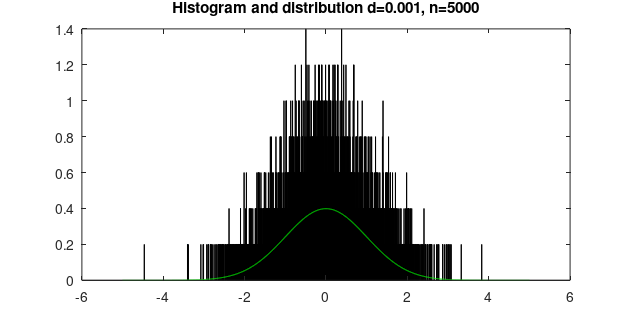

MATLAB code to generate this figure:
% Script p0hist.m
% Creation of histogram for random numbers belonging to
% the gaussian distribution.
% call function  d=randn(1,nr)
%                [n,x]=hist(d,x)
%                d=d_gauss(x,0,1);
% The histogram characterizes the probability properties
% of a random variable.
% Using this script to investigate proximity of histogram
% and Gaussian density function for the next parameters of
% the histogram:
%
% sample size
% (nr=10, 100, 500);
%
% number of the bins
% (del=0.5, 2.0).
% 
clear
%******************** INPUT ********************
nr=5000;          %sample size
del=0.001;     %input of bin at x-coordinate
a=-5; %lower limit of histogram
b=5; %upper limit of histogram
%******************** END INPUT*****************
x=a:del:b;  % creation of bins at x-coordinate
d=randn(1,nr);    % row vector
%d1=sort(d);
%hist(d,x);           % presentation of histogram
[n,x]=hist(d,x);
h=figure(1);
%subplot(2,2,1),
bar(x,n./(nr.*del));  %presentation of the normalized histogram
hold on
d2=normpdf(x,0,1);     %Gaussian density function  (row vector)
%subplot(2,2,1),
plot(x,d2,'g')   %graph presentation of Gaussian density function       
title(['Histogram and distribution d=' num2str(del) ', n=' int2str(nr) ])
%print -dps f0hist1.ps

set(gcf,'PaperUnits','centimeters')
xSize = 16; ySize = 8;
xLeft = (21-xSize)/2; yTop = (30-ySize)/2;
set(gcf,'PaperPosition',[xLeft yTop xSize ySize]);
saveas(h,['hist_' regexprep(num2str(del), '(\.)',',') '_' int2str(nr) '.png'])